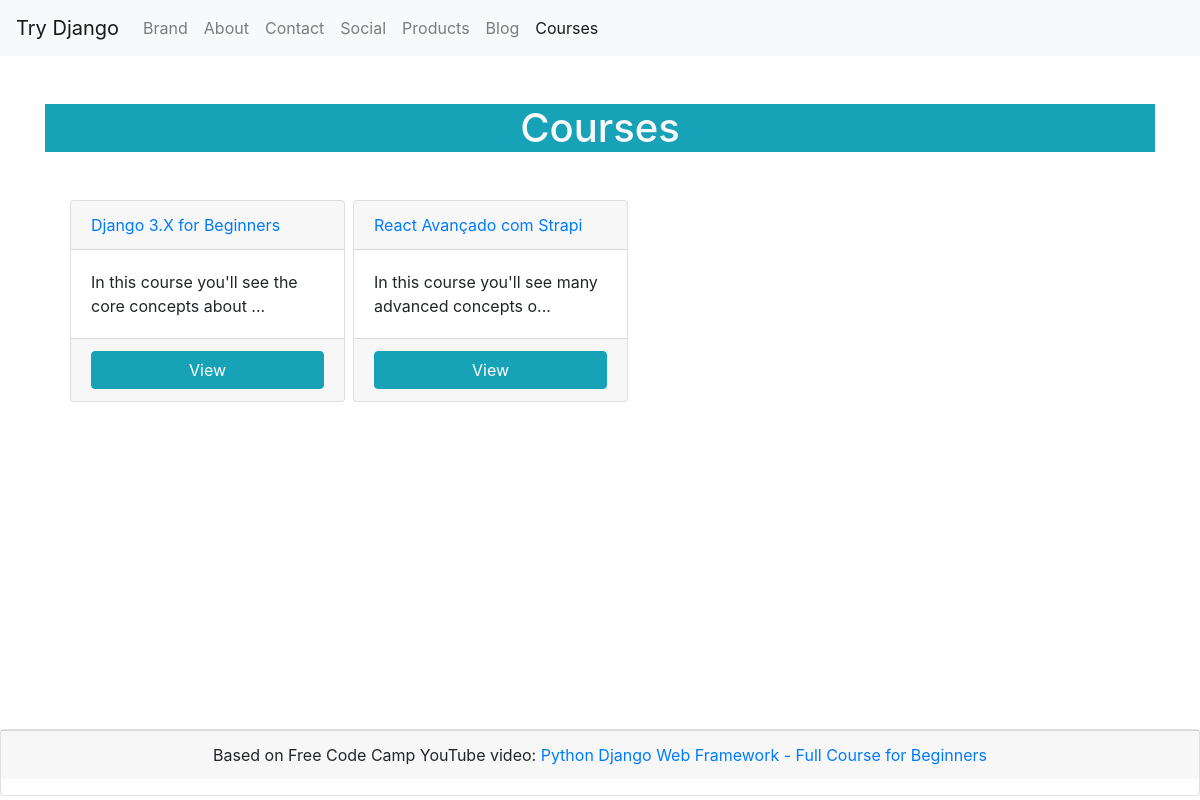
The app's page /courses/, older data.
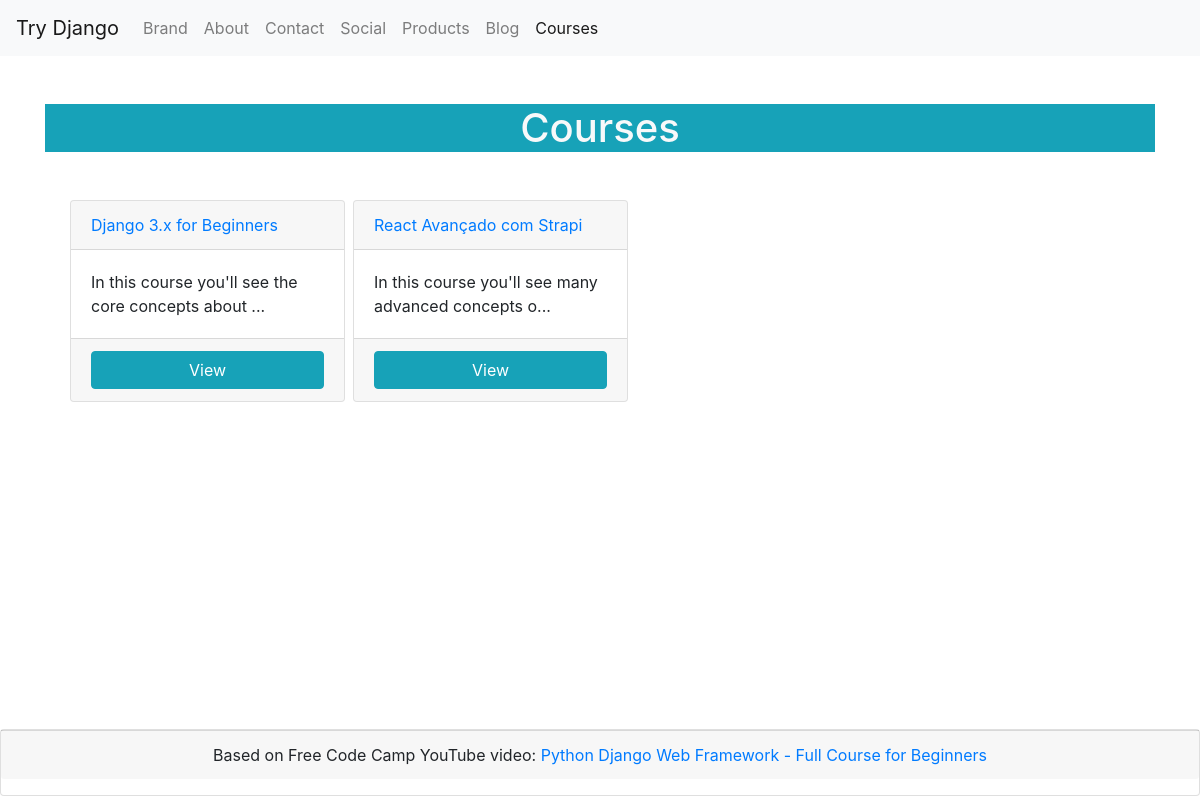
The same page, newer data.
### courses/models.py (models this page shows)
class Course(models.Model):
    title = models.CharField(max_length=120)
    description = models.CharField(max_length=300, null=True)
    def __str__(self):
        return self.title
    def get_absolute_url(self):
        return reverse('courses:course_detail', kwargs={"course_id": self.id})

### courses/views.py (the view)
# urls.py: path('', CoursesListView.as_view(), name='index'),
class CoursesListView(View):
    template_name = 'courses_list.html'
    def get(self, request, *args, **kwargs):
        courses = Course.objects.all()
        context = {
            'courses': courses,
            'page_title': 'Courses'
        }
        return render(request, self.template_name, context)

### pages/templatetags/helpers.py (called while the page is built)
@register.simple_tag
def link_is_active(request, url):
    is_home_url = request.path == '/' and request.path == url
    has_same_parent = url.split('/')[1] == request.path.split('/')[1]
    if is_home_url:
        return 'active'
    if has_same_parent:
        return 'active'
    return ''

@register.simple_tag
def content_max_length(value, max_length):
    return f"{value[:max_length]}..."

### courses/templates/courses_list.html (shortened to what this page needs)
{% extends 'base.html' %}
{% load helpers %}
{% block content %}
    <h1 class="text-center text-light bg-info my-5">Courses</h1>
    <ul class="row">
    {% for course in courses %}
        <li class="col-sm-12 col-lg-3 p-0 mr-2 mb-2 card">
            <a href="{{course.get_absolute_url}}" class="card-header">{{course}}</a>
            <span class="card-body">{% content_max_length course.description 50 %}</span>
            <div class="card-footer btn-group">
                <a href="{{course.get_absolute_url}}" class="btn btn-info">View</a>
            </div>
        </li>
    {% endfor %}
    </ul>
{% endblock content %}

Row changes from the older to the newer data that the page shows:
changed Course "In this course you'll see the core concepts about ...": title "Django 3.X for Beginners" → "Django 3.x for Beginners"
